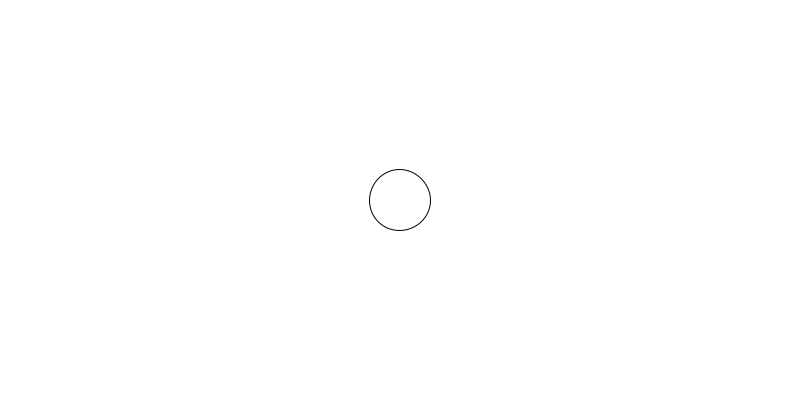
Frame 1 (no input)
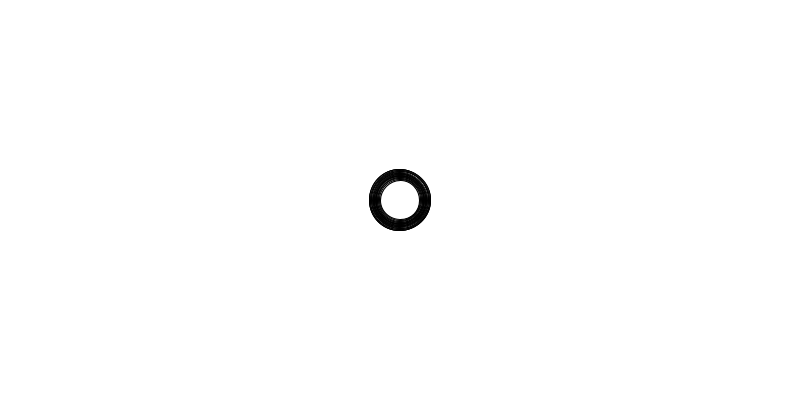
Frame 60 (the mouse pressed at the canvas centre just before this capture)
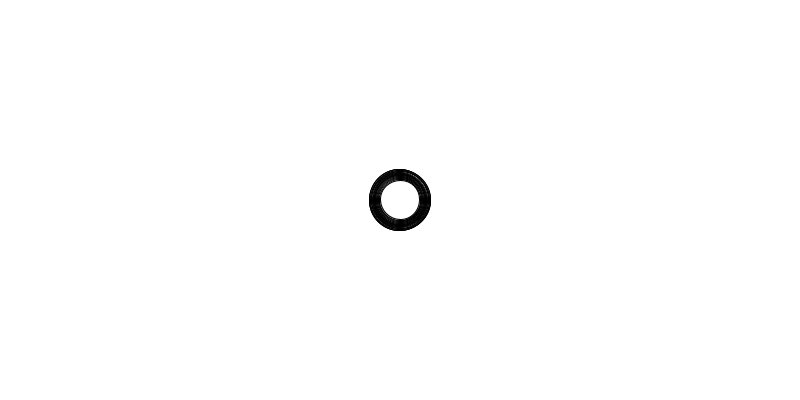
Frame 120 (the mouse held since frame 60 and released just before this capture)

The Processing sketch that drew these frames (run headless with seeded random() and noise(); from frame 60 on, the mouse is pressed at the canvas centre):

// Processing sketch: balloon
// ── balloon.pde
// Growing balloon
// Hook it up to a nature of code example for seeking
// Sound example
// Generic event

float sz, t;

void setup() {
  size(800, 400);
  background(255);
  
  
}


void draw() {
  t+=.01;
  sz=noise(t)*100;
  ellipse(width/2, height/2, sz, sz);
  
}
